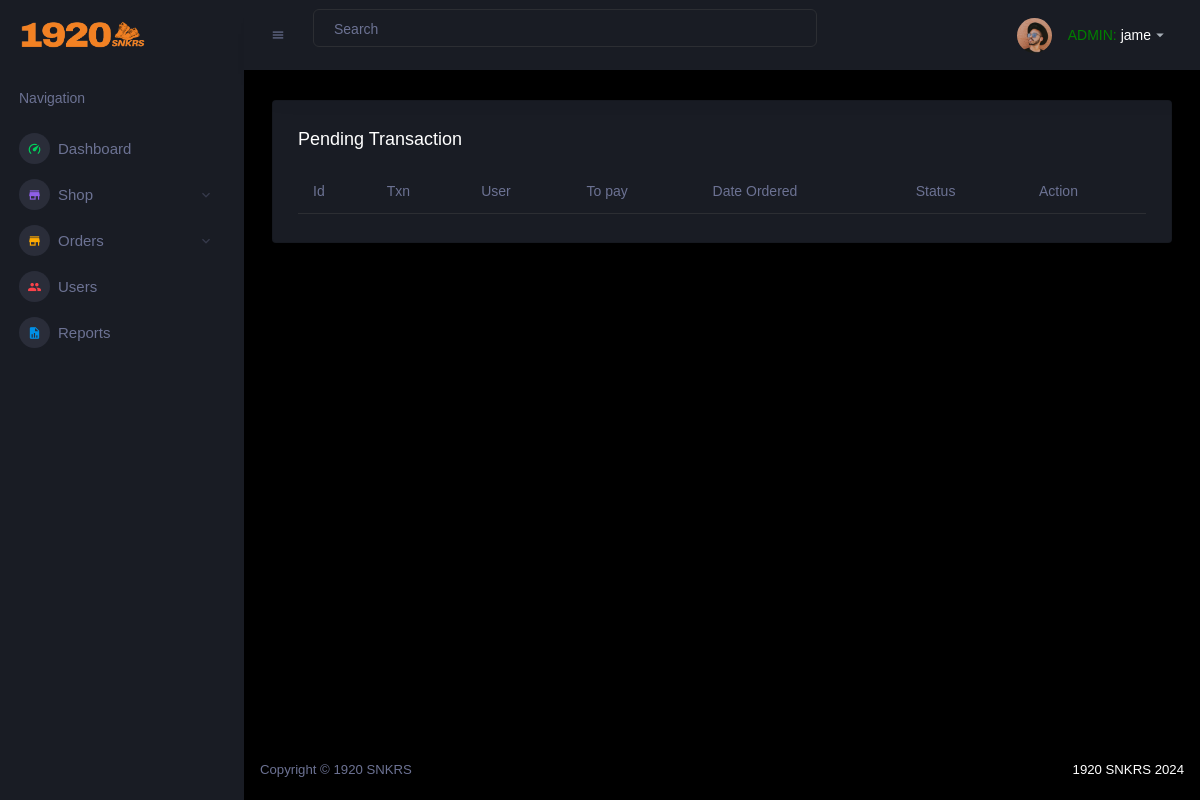
The page /admin/orders-pending.php (signed in) on the database as committed earlier.
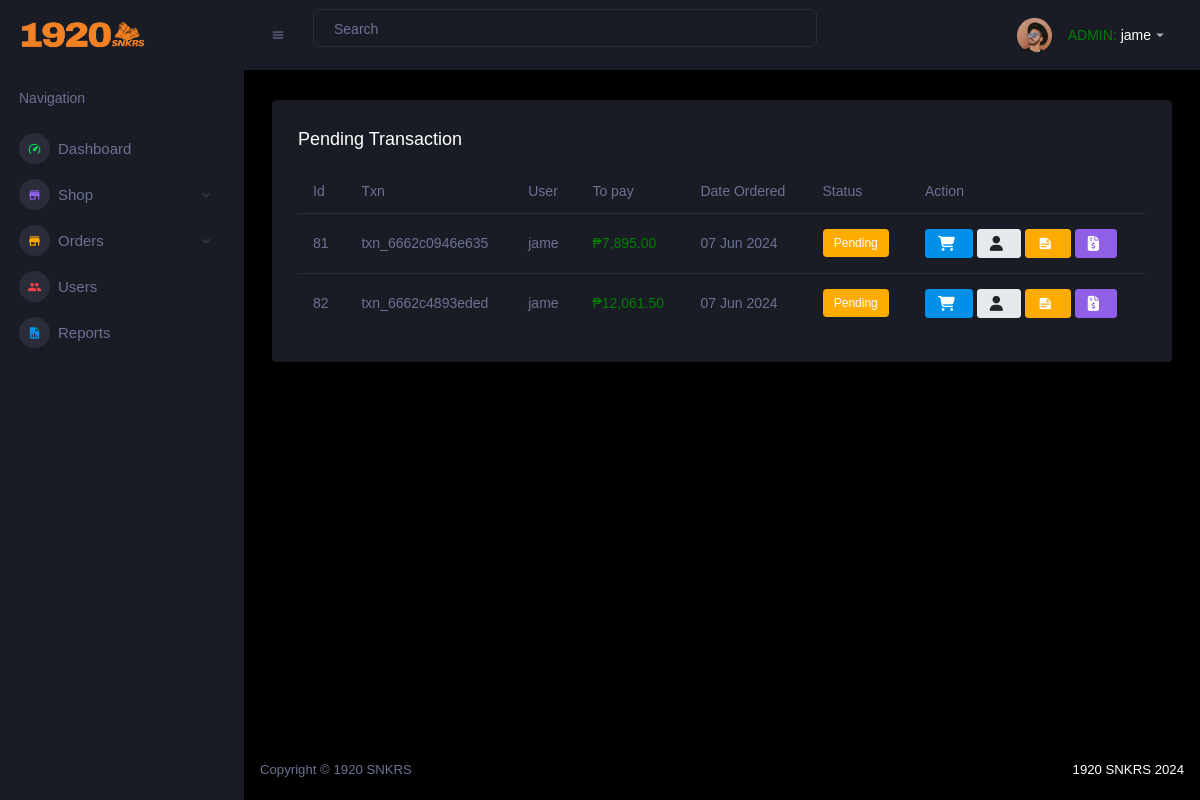
The same page on the database as committed later.
### tables this page shows
CREATE TABLE `orders` (
  `order_id` int(11) NOT NULL,
  `transaction_number` varchar(255) DEFAULT NULL,
  `userid` int(11) DEFAULT NULL,
  `total_amount` decimal(10,2) DEFAULT NULL,
  `note` text DEFAULT NULL,
  `created_at` timestamp NOT NULL DEFAULT current_timestamp(),
  `order_status` varchar(20) DEFAULT 'Pending',
  `imgURL` varchar(255) DEFAULT NULL,
  `updated_at` timestamp NOT NULL DEFAULT current_timestamp() ON UPDATE current_timestamp()
);

CREATE TABLE `users` (
  `userid` int(11) NOT NULL,
  `username` varchar(50) NOT NULL,
  `email` varchar(100) NOT NULL,
  `password` varchar(100) NOT NULL,
  `datecreated` timestamp NOT NULL DEFAULT current_timestamp()
);

### admin/orders-pending.php (the view, shortened to what the changed rows need)
<html lang="en">
<?php
require_once("../database/connection.php");
?>
</head>
<body>
    <div class="container-scroller">
        <div class="container-fluid page-body-wrapper">
            <div class="main-panel">
                <div class="content-wrapper">
                    <div class="row">
                        <div class="col-lg-12 grid-margin stretch-card">
                            <div class="card">
                                <div class="card-body">
                                    <div class="table-responsive">
                                        <table id="productTable" class="table">
                                            <thead>
                                                <tr>
                                                    <th>Id</th>
                                                    <th>Txn</th>
                                                    <th>User</th>
                                                    <th>To pay</th>
                                                    <th>Date Ordered</th>
                                                    <th>Status</th>
                                                    <th>Action</th>
                                                </tr>
                                            </thead>
                                            <tbody>
                                                <?php
                                                $query = "SELECT * FROM orders WHERE order_status = 'Pending'";
                                                $result = mysqli_query($link, $query);
                                                while ($row = mysqli_fetch_assoc($result)) {
                                                    $userid = $row['userid'];
                                                    $usernameQuery = "SELECT username FROM users WHERE userid = ?";
                                                    $stmtUsername = $link->prepare($usernameQuery);
                                                    $stmtUsername->bind_param("i", $userid);
                                                    $stmtUsername->execute();
                                                    $resultUsername = $stmtUsername->get_result();
                                                    $username = $resultUsername->fetch_assoc()['username'];
                                                    $status = $row['order_status'];
                                                    $order_id = $row['order_id'];
                                                    $transaction_number = $row['transaction_number'];
                                                    $createdAt = date('d M Y', strtotime($row['created_at']));
                                                    $checkCancellationQuery = "SELECT * FROM cancellation_request WHERE order_id = ? AND status = 0";
                                                    $stmtCancellation = $link->prepare($checkCancellationQuery);
                                                    $stmtCancellation->bind_param("i", $order_id);
                                                    $stmtCancellation->execute();
                                                    $resultCancellation = $stmtCancellation->get_result();
                                                    $cancellationExists = $resultCancellation->num_rows > 0;
                                                    if ($status === 'Pending') {
                                                        $statusLabel = '<label class="badge badge-warning">Pending</label>';
                                                    } else {
                                                        $statusLabel = $status;
                                                    }
                                                    echo "<tr>
            <td>{$order_id}</td>
            <td>{$transaction_number}</td>
            <td>{$username}</td>
            <td style='color: green;'>₱" . number_format($row['total_amount'], 2, '.', ',') . "</td>
            <td>{$createdAt}</td>
            <td>";
                                                    if (!$cancellationExists) {
                                                        echo $statusLabel;
                                                    } else {
                                                        echo "<label class='badge badge-danger'>Cancellation</label>";
                                                    }
                                                   echo "</td>
            <td>
                <button type='button' data-txn='{$transaction_number}' class='view-order btn btn-primary btn-md'><i class='fas fa-shopping-cart'></i></button>
                <button type='button' data-userid='{$userid}' class='view-user btn btn-secondary btn-md'><i class='fas fa-user'></i></button>
                <button type='button' data-order_id='{$order_id}' class='note-user btn btn-warning btn-md'><i class='mdi mdi-note-text'></i></button>
                <button type='button' data-order_id='{$order_id}' class='proof-payment btn btn-info btn-md'><i class='fas fa-file-invoice-dollar'></i></button>
            </td>
        </tr>";
                                                }
                                                ?>
                                            </tbody>
                                        </table>
                                    </div>
                                </div>
                            </div>
                        </div>
                    </div>
                </div>
            </div>
        </div>
    </div>
</body>
</html>

Rows that differ between the two databases and show on the page:
added orders: order_id "81", transaction_number "txn_6662c0946e635", userid.username "jame", total_amount "7,895.00", created_at "07 Jun 2024", order_status "Pending"
added orders: order_id "82", transaction_number "txn_6662c4893eded", userid.username "jame", total_amount "12,061.50", created_at "07 Jun 2024", order_status "Pending"
